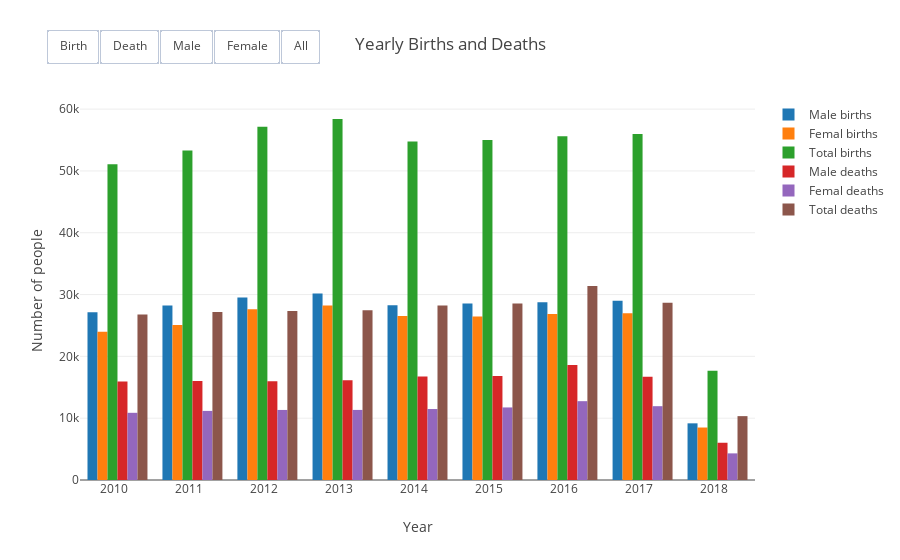

Notebook code cell kept with this figure:
### Markdown cell above
### 3. Yearly Birth and Death Trend
   Plot shows male/female/total birth and death records on per year basis

### Code cell
year_wise = pd.read_csv('Insights/Year_wise_information.csv',header = 0)

year_wise['DOE']= pd.to_datetime((year_wise.Year*100+20).apply(str),format='%Y%d')
year_wise = year_wise[['DOE','male_births','male_deaths','female_births','female_deaths']]
male_birth_trace = go.Bar(name = "Male births", x=year_wise.DOE, y=year_wise.male_births)
male_death_trace = go.Bar(name = "Male deaths",x=year_wise.DOE, y=year_wise.male_deaths)
female_birth_trace = go.Bar(name = "Femal births",x=year_wise.DOE, y=year_wise.female_births)
female_death_trace = go.Bar(name = "Femal deaths",x=year_wise.DOE, y=year_wise.female_deaths)
total_birth_trace = go.Bar(name = "Total births", x=year_wise.DOE, y=year_wise.male_births + year_wise.female_births)
total_death_trace = go.Bar(name = "Total deaths", x=year_wise.DOE, y=year_wise.male_deaths+year_wise.female_deaths)


data = [male_birth_trace,female_birth_trace,total_birth_trace,male_death_trace,female_death_trace,total_death_trace]
updatemenus = list([dict(type="buttons",active=-1,buttons=list([\
                        dict(label = 'Birth',method = 'update',args = [{'visible': [True,True,True,False,False,False]},{'title': 'Births'}]),\
                        dict(label = 'Death',method = 'update',args = [{'visible': [False,False,False,True,True,True]},{'title': 'Deaths'}]),\
                        dict(label = 'Male',method = 'update',args = [{'visible': [True,False,False,True,False,False]},{'title': 'Male'}]),\
                        dict(label = 'Female',method = 'update',args = [{'visible': [False,True,False,False,True,False]},{'title': 'Female'}]),\
                        dict(label = 'All',method = 'update',args = [{'visible': [True,True,True,True,True,True]},{'title': 'All'}])
                        ]),direction = 'left',xanchor = 'left',y=1.1,yanchor = 'bottom',bgcolor='white',borderwidth = 1.5)])


layout = dict(title = "Yearly Births and Deaths",\
             xaxis = dict(title = "Year"),\
             yaxis = dict(title = "Number of people"),\
             updatemenus = updatemenus)

fig = dict(data = data, layout = layout)

iplot(fig)
plot(fig, filename='plots/HTML files/3. Yearly Births and Deaths Trend.html')
pio.write_image(fig,'plots/Static Images/3. Yearly Births and Deaths Trend.jpeg')

### Figure 1 — Plotly figure (JSON) as saved in the notebook; plotly's stock layout.template omitted (floating-point values rounded to 4 significant figures)
{"data": [{"name": "Male births", "type": "bar", "uid": "670ac567-f076-409e-8284-3cab258b4617", "x": ["2010-01-19 18:30:00", "2011-01-19 18:30:00", "2012-01-19 18:30:00", "2013-01-19 18:30:00", "2014-01-19 18:30:00", "2015-01-19 18:30:00", "2016-01-19 18:30:00", "2017-01-19 18:30:00", "2018-01-19 18:30:00"], "y": [27131, 28228, 29523, 30179, 28253, 28549, 28775, 29002, 9166]}, {"name": "Femal births", "type": "bar", "uid": "988c2a04-4eb4-4a54-a0a7-ebfa4b97cb1a", "x": ["2010-01-19 18:30:00", "2011-01-19 18:30:00", "2012-01-19 18:30:00", "2013-01-19 18:30:00", "2014-01-19 18:30:00", "2015-01-19 18:30:00", "2016-01-19 18:30:00", "2017-01-19 18:30:00", "2018-01-19 18:30:00"], "y": [23965, 25094, 27612, 28222, 26511, 26436, 26854, 26981, 8490]}, {"name": "Total births", "type": "bar", "uid": "cb403b6f-214d-42ce-aa7c-249ebbf4dc0a", "x": ["2010-01-19 18:30:00", "2011-01-19 18:30:00", "2012-01-19 18:30:00", "2013-01-19 18:30:00", "2014-01-19 18:30:00", "2015-01-19 18:30:00", "2016-01-19 18:30:00", "2017-01-19 18:30:00", "2018-01-19 18:30:00"], "y": [51096, 53322, 57135, 58401, 54764, 54985, 55629, 55983, 17656]}, {"name": "Male deaths", "type": "bar", "uid": "14cac9a0-6a7b-43f9-a718-bc0412e50d57", "x": ["2010-01-19 18:30:00", "2011-01-19 18:30:00", "2012-01-19 18:30:00", "2013-01-19 18:30:00", "2014-01-19 18:30:00", "2015-01-19 18:30:00", "2016-01-19 18:30:00", "2017-01-19 18:30:00", "2018-01-19 18:30:00"], "y": [15919, 16013, 15990, 16135, 16763, 16830, 18622, 16718, 6026]}, {"name": "Femal deaths", "type": "bar", "uid": "e4574ca9-6027-4c3d-bf1e-529e74edb9df", "x": ["2010-01-19 18:30:00", "2011-01-19 18:30:00", "2012-01-19 18:30:00", "2013-01-19 18:30:00", "2014-01-19 18:30:00", "2015-01-19 18:30:00", "2016-01-19 18:30:00", "2017-01-19 18:30:00", "2018-01-19 18:30:00"], "y": [10869, 11179, 11332, 11338, 11481, 11739, 12752, 11941, 4307]}, {"name": "Total deaths", "type": "bar", "uid": "614066bc-c5cd-452f-9a13-5a5405f3bbfc", "x": ["2010-01-19 18:30:00", "2011-01-19 18:30:00", "2012-01-19 18:30:00", "2013-01-19 18:30:00", "2014-01-19 18:30:00", "2015-01-19 18:30:00", "2016-01-19 18:30:00", "2017-01-19 18:30:00", "2018-01-19 18:30:00"], "y": [26788, 27192, 27322, 27473, 28244, 28569, 31374, 28659, 10333]}], "layout": {"title": {"text": "Yearly Births and Deaths"}, "updatemenus": [{"active": -1, "bgcolor": "white", "borderwidth": 1.5, "buttons": [{"args": [{"visible": [true, true, true, false, false, false]}, {"title": "Births"}], "label": "Birth", "method": "update"}, {"args": [{"visible": [false, false, false, true, true, true]}, {"title": "Deaths"}], "label": "Death", "method": "update"}, {"args": [{"visible": [true, false, false, true, false, false]}, {"title": "Male"}], "label": "Male", "method": "update"}, {"args": [{"visible": [false, true, false, false, true, false]}, {"title": "Female"}], "label": "Female", "method": "update"}, {"args": [{"visible": [true, true, true, true, true, true]}, {"title": "All"}], "label": "All", "method": "update"}], "direction": "left", "type": "buttons", "xanchor": "left", "y": 1.1, "yanchor": "bottom"}], "xaxis": {"title": {"text": "Year"}}, "yaxis": {"title": {"text": "Number of people"}}}}
